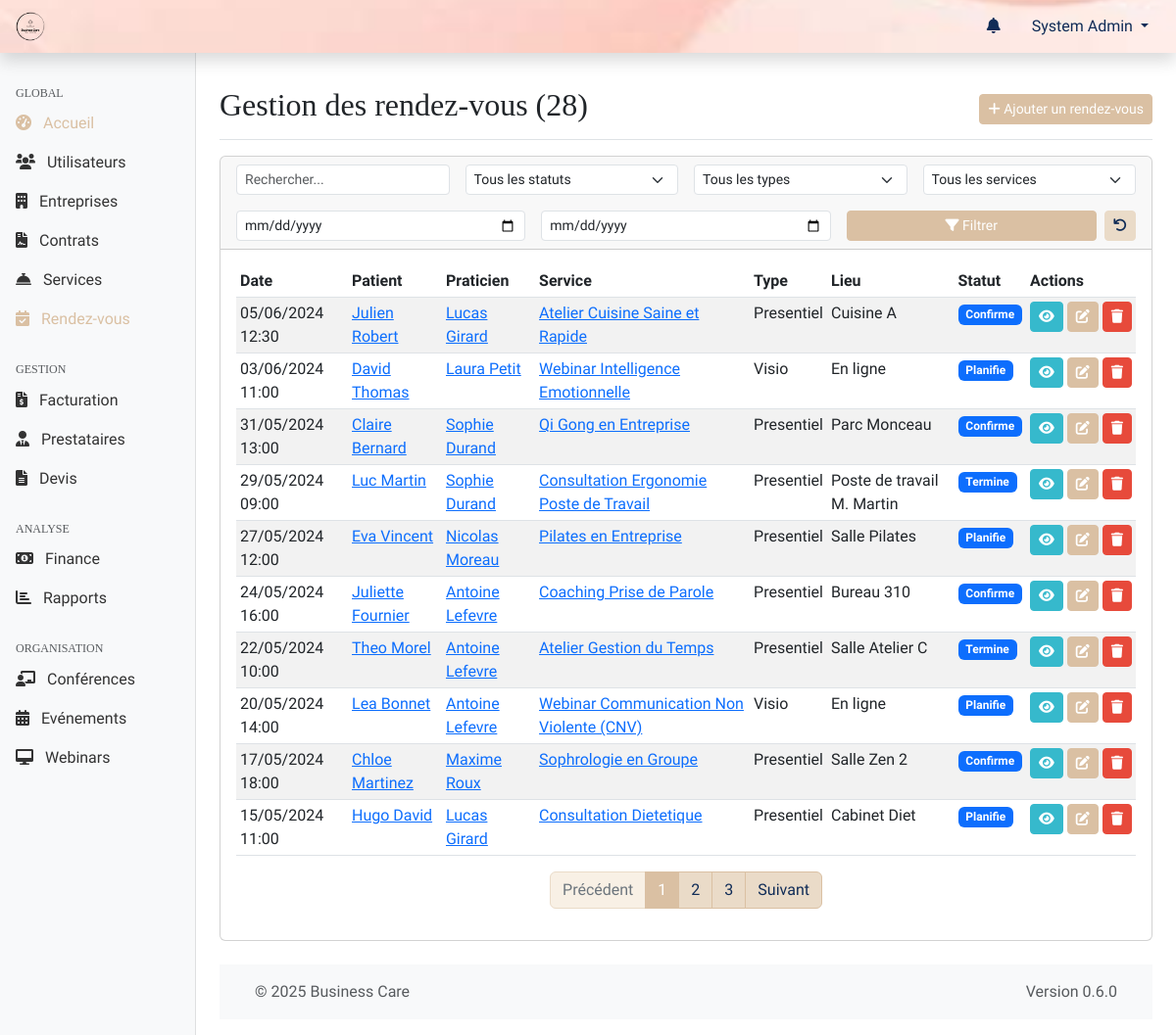
The page /web-admin/modules/appointments/index.php (signed in) on the database its author committed.
### tables this page shows
CREATE TABLE rendez_vous (
    id INT PRIMARY KEY AUTO_INCREMENT,
    personne_id INT NOT NULL,
    prestation_id INT NOT NULL,
    praticien_id INT,
    date_rdv DATETIME NOT NULL,
    duree INT NOT NULL,
    lieu VARCHAR(255),
    type_rdv ENUM('presentiel', 'visio', 'telephone'),
    statut ENUM('planifie', 'confirme', 'annule', 'termine', 'no_show') DEFAULT 'planifie',
    notes TEXT,
    created_at TIMESTAMP DEFAULT CURRENT_TIMESTAMP,
    updated_at TIMESTAMP DEFAULT CURRENT_TIMESTAMP ON UPDATE CURRENT_TIMESTAMP,
    FOREIGN KEY (personne_id) REFERENCES personnes(id),
    FOREIGN KEY (prestation_id) REFERENCES prestations(id),
    FOREIGN KEY (praticien_id) REFERENCES personnes(id),
    INDEX idx_date (date_rdv),
    INDEX idx_statut (statut),
    INDEX idx_praticien (praticien_id)
);

CREATE TABLE personnes (
    id INT PRIMARY KEY AUTO_INCREMENT,
    nom VARCHAR(100) NOT NULL,
    prenom VARCHAR(100) NOT NULL,
    email VARCHAR(255) UNIQUE NOT NULL,
    mot_de_passe VARCHAR(255) NOT NULL,
    telephone VARCHAR(20),
    date_naissance DATE,
    genre ENUM('M', 'F', 'Autre'),
    photo_url VARCHAR(255),
    role_id INT NOT NULL,
    entreprise_id INT,
    statut ENUM('actif', 'inactif', 'en_attente', 'suspendu') DEFAULT 'actif',
    derniere_connexion DATETIME,
    created_at TIMESTAMP DEFAULT CURRENT_TIMESTAMP,
    updated_at TIMESTAMP DEFAULT CURRENT_TIMESTAMP ON UPDATE CURRENT_TIMESTAMP,
    FOREIGN KEY (role_id) REFERENCES roles(id),
    FOREIGN KEY (entreprise_id) REFERENCES entreprises(id),
    INDEX idx_email (email),
    INDEX idx_role (role_id),
    INDEX idx_entreprise (entreprise_id)
);

CREATE TABLE prestations (
    id INT PRIMARY KEY AUTO_INCREMENT,
    nom VARCHAR(255) NOT NULL,
    description TEXT,
    prix DECIMAL(10,2) NOT NULL,
    duree INT,
    type ENUM('conference', 'webinar', 'atelier', 'consultation', 'evenement', 'autre') NOT NULL,
    categorie VARCHAR(100),
    niveau_difficulte ENUM('debutant', 'intermediaire', 'avance'),
    capacite_max INT,
    materiel_necessaire TEXT,
    prerequis TEXT,
    created_at TIMESTAMP DEFAULT CURRENT_TIMESTAMP,
    updated_at TIMESTAMP DEFAULT CURRENT_TIMESTAMP ON UPDATE CURRENT_TIMESTAMP,
    INDEX idx_type (type),
    INDEX idx_categorie (categorie)
);

### web-admin/modules/appointments/index.php (the view, shortened to what the rows shown need)
<?php
require_once '../../includes/page_functions/modules/appointments.php';
$queryData = getQueryData();
$page = $queryData['page'] ?? 1;
$search = $queryData['search'] ?? '';
$status = $queryData['status'] ?? '';
$type = $queryData['type'] ?? '';
$prestationId = $queryData['prestationId'] ?? 0;
$startDate = $queryData['startDate'] ?? '';
$endDate = $queryData['endDate'] ?? '';
$result = appointmentsGetList($page, DEFAULT_ITEMS_PER_PAGE, $search, $status, $type, $prestationId, $startDate, $endDate);
$appointments = $result['appointments'];
$totalAppointments = $result['totalItems'];
$pageTitle = "Gestion des rendez-vous ({$totalAppointments})";
include_once '../../templates/header.php';
?>
<div class="container-fluid">
    <div class="row">
        <main class="col-md-9 ms-sm-auto col-lg-10 px-md-4">
            <div class="d-flex justify-content-between flex-wrap flex-md-nowrap align-items-center pt-3 pb-2 mb-3 border-bottom">
                <h1 class="h2"><?php echo $pageTitle; ?></h1>
            </div>
            <div class="card mb-4">
                <div class="card-body">
                    <?php if (count($appointments) > 0): ?>
                        <div class="table-responsive">
                            <table class="table table-striped table-hover table-sm">
                                <thead>
                                    <tr>
                                        <th>Date</th>
                                        <th>Patient</th>
                                        <th>Praticien</th>
                                        <th>Service</th>
                                        <th>Type</th>
                                        <th>Lieu</th>
                                        <th>Statut</th>
                                        <th>Actions</th>
                                    </tr>
                                </thead>
                                <tbody>
                                    <?php foreach ($appointments as $appointment): ?>
                                        <tr>
                                            <td><?php echo formatDate($appointment['date_rdv']); ?></td>
                                            <td>
                                                <?php if ($appointment['personne_id']): ?>
                                                <a href="<?php echo WEBADMIN_URL; ?>/modules/users/view.php?id=<?php echo $appointment['personne_id']; ?>">
                                                    <?php echo htmlspecialchars($appointment['patient_prenom'] . ' ' . $appointment['patient_nom']); ?>
                                                </a>
                                                <?php else: ?>
                                                    N/A
                                                <?php endif; ?>
                                            </td>
                                            <td>
                                                <?php if ($appointment['praticien_id']): ?>
                                                <a href="<?php echo WEBADMIN_URL; ?>/modules/users/view.php?id=<?php echo $appointment['praticien_id']; ?>">
                                                    <?php echo htmlspecialchars($appointment['practitioner_prenom'] . ' ' . $appointment['practitioner_nom']); ?>
                                                </a>
                                                <?php else: ?>
                                                    N/A
                                                <?php endif; ?>
                                            </td>
                                            <td>
                                                 <?php if ($appointment['prestation_id']): ?>
                                                <a href="<?php echo WEBADMIN_URL; ?>/modules/services/view.php?id=<?php echo $appointment['prestation_id']; ?>">
                                                    <?php echo htmlspecialchars($appointment['prestation_nom']); ?>
                                                </a>
                                                 <?php else: ?>
                                                    N/A
                                                <?php endif; ?>
                                            </td>
                                            <td><?php echo htmlspecialchars(ucfirst($appointment['type_rdv'])); ?></td>
                                            <td><?php echo htmlspecialchars($appointment['lieu'] ?: '-'); ?></td>
                                            <td><?php echo getStatusBadge($appointment['statut']); ?></td>
                                            <td class="table-actions">
                                                <a href="<?php echo WEBADMIN_URL; ?>/modules/appointments/view.php?id=<?php echo $appointment['id']; ?>" class="btn btn-sm btn-info" data-bs-toggle="tooltip" title="Voir">
                                                    <i class="fas fa-eye"></i>
                                                </a>
                                                <a href="<?php echo WEBADMIN_URL; ?>/modules/appointments/edit.php?id=<?php echo $appointment['id']; ?>" class="btn btn-sm btn-primary" data-bs-toggle="tooltip" title="Modifier">
                                                    <i class="fas fa-edit"></i>
                                                </a>
                                                <a href="<?php echo WEBADMIN_URL; ?>/modules/appointments/index.php?action=delete&id=<?php echo $appointment['id']; ?>&csrf_token=<?php echo generateToken(); ?>&<?php echo http_build_query(array_filter($queryData, fn($key) => !in_array($key, ['action', 'id', 'practitionerId', 'personId']), ARRAY_FILTER_USE_KEY)); ?>"
                                                   class="btn btn-sm btn-danger btn-delete"
                                                   data-bs-toggle="tooltip"
                                                   title="Supprimer">
                                                    <i class="fas fa-trash"></i>
                                                </a>
                                            </td>
                                        </tr>
                                    <?php endforeach; ?>
                                </tbody>
                            </table>
                        </div>
                    <?php endif; ?>
                </div>
            </div>
            <?php include_once '../../templates/footer.php'; ?>
        </main>
    </div>
</div>

### shared/web-admin/functions.php (shortened to what the rows shown need)
<?php
require_once 'db.php';
function formatDate($date, $format = DEFAULT_DATE_FORMAT)
{
    $timestamp = strtotime($date);
    return date($format, $timestamp);
}
function sanitizeInput($input)
{
    return $input;
}
function getQueryData()
{
    return sanitizeInput($_GET);
}
function generateToken()
{
    return $_SESSION['csrf_token'];
}
function getStatusBadge($status)
{
    $badges = [
        'actif' => 'success',
        'inactif' => 'danger',
        'en_attente' => 'warning',
        'suspendu' => 'secondary',
        'expiré' => 'danger',
        'résilié' => 'danger',
        'accepté' => 'success',
        'refusé' => 'danger',
        'confirmé' => 'success',
        'annulé' => 'danger',
        'terminé' => 'secondary',
        'planifié' => 'primary',
        'no_show' => 'danger',
        'payée' => 'success',
        'impayée' => 'danger',
        'retard' => 'warning'
    ];
    $class = isset($badges[$status]) ? $badges[$status] : 'primary';
    return '<span class="badge bg-' . $class . '">' . ucfirst($status) . '</span>';
}

### rows shown on the page
rendez_vous: date_rdv "05/06/2024 12:30", personne.nom "Julien Robert", praticien.nom "Lucas Girard", prestation.nom "Atelier Cuisine Saine et Rapide", type_rdv "Presentiel", lieu "Cuisine A", statut "Confirme"
rendez_vous: date_rdv "03/06/2024 11:00", personne.nom "David Thomas", praticien.nom "Laura Petit", prestation.nom "Webinar Intelligence Emotionnelle", type_rdv "Visio", lieu "En ligne", statut "Planifie"
rendez_vous: date_rdv "31/05/2024 13:00", personne.nom "Claire Bernard", praticien.nom "Sophie Durand", prestation.nom "Qi Gong en Entreprise", type_rdv "Presentiel", lieu "Parc Monceau", statut "Confirme"
rendez_vous: date_rdv "29/05/2024 09:00", personne.nom "Luc Martin", praticien.nom "Sophie Durand", prestation.nom "Consultation Ergonomie Poste de Travail", type_rdv "Presentiel", lieu "Poste de travail M. Martin", statut "Termine"
rendez_vous: date_rdv "27/05/2024 12:00", personne.nom "Eva Vincent", praticien.nom "Nicolas Moreau", prestation.nom "Pilates en Entreprise", type_rdv "Presentiel", lieu "Salle Pilates", statut "Planifie"
rendez_vous: date_rdv "24/05/2024 16:00", personne.nom "Juliette Fournier", praticien.nom "Antoine Lefevre", prestation.nom "Coaching Prise de Parole", type_rdv "Presentiel", lieu "Bureau 310", statut "Confirme"
rendez_vous: date_rdv "22/05/2024 10:00", personne.nom "Theo Morel", praticien.nom "Antoine Lefevre", prestation.nom "Atelier Gestion du Temps", type_rdv "Presentiel", lieu "Salle Atelier C", statut "Termine"
rendez_vous: date_rdv "20/05/2024 14:00", personne.nom "Lea Bonnet", praticien.nom "Antoine Lefevre", prestation.nom "Webinar Communication Non Violente (CNV)", type_rdv "Visio", lieu "En ligne", statut "Planifie"
rendez_vous: date_rdv "17/05/2024 18:00", personne.nom "Chloe Martinez", praticien.nom "Maxime Roux", prestation.nom "Sophrologie en Groupe", type_rdv "Presentiel", lieu "Salle Zen 2", statut "Confirme"
rendez_vous: date_rdv "15/05/2024 11:00", personne.nom "Hugo David", praticien.nom "Lucas Girard", prestation.nom "Consultation Dietetique", type_rdv "Presentiel", lieu "Cabinet Diet", statut "Planifie"

### other values the page prints
$_SESSION['user_name'] "System Admin"
$pageTitle "Gestion des rendez-vous (28)"
APP_VERSION "0.6.0"
